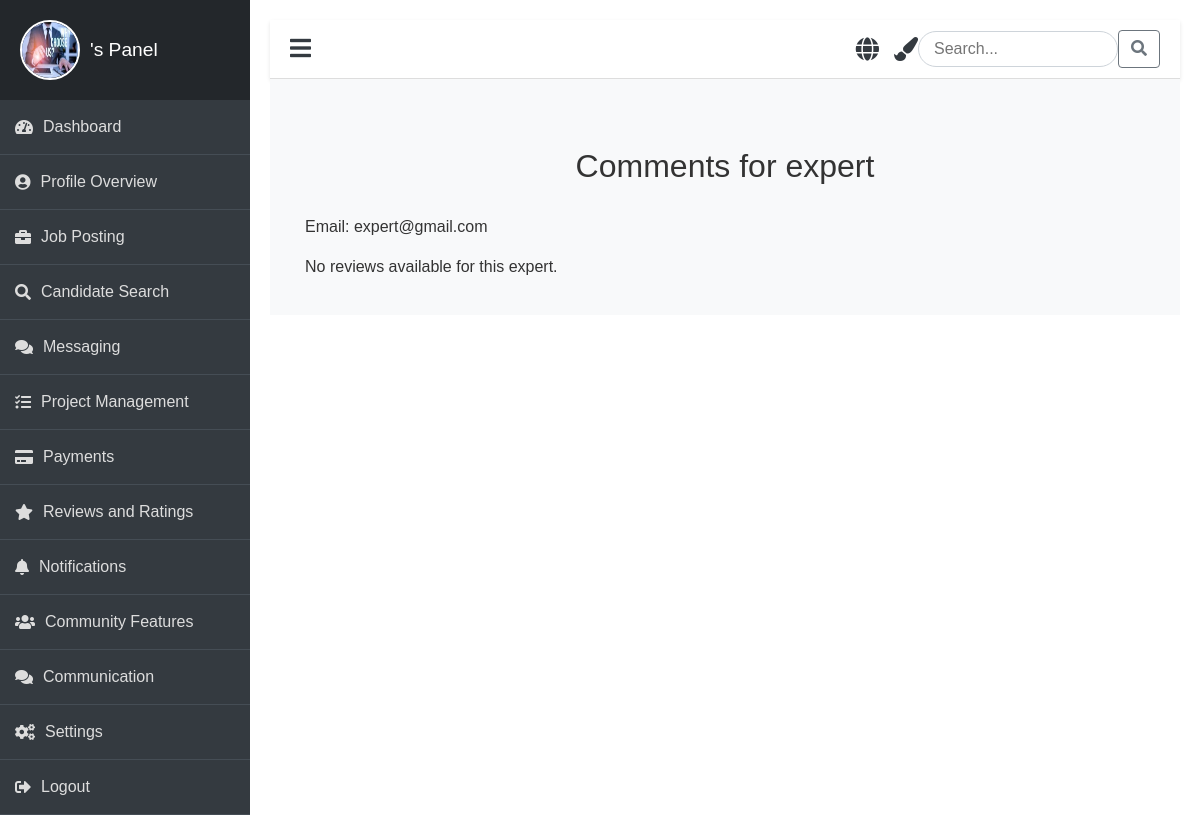
The app's page /experts/3/comments/, older data.
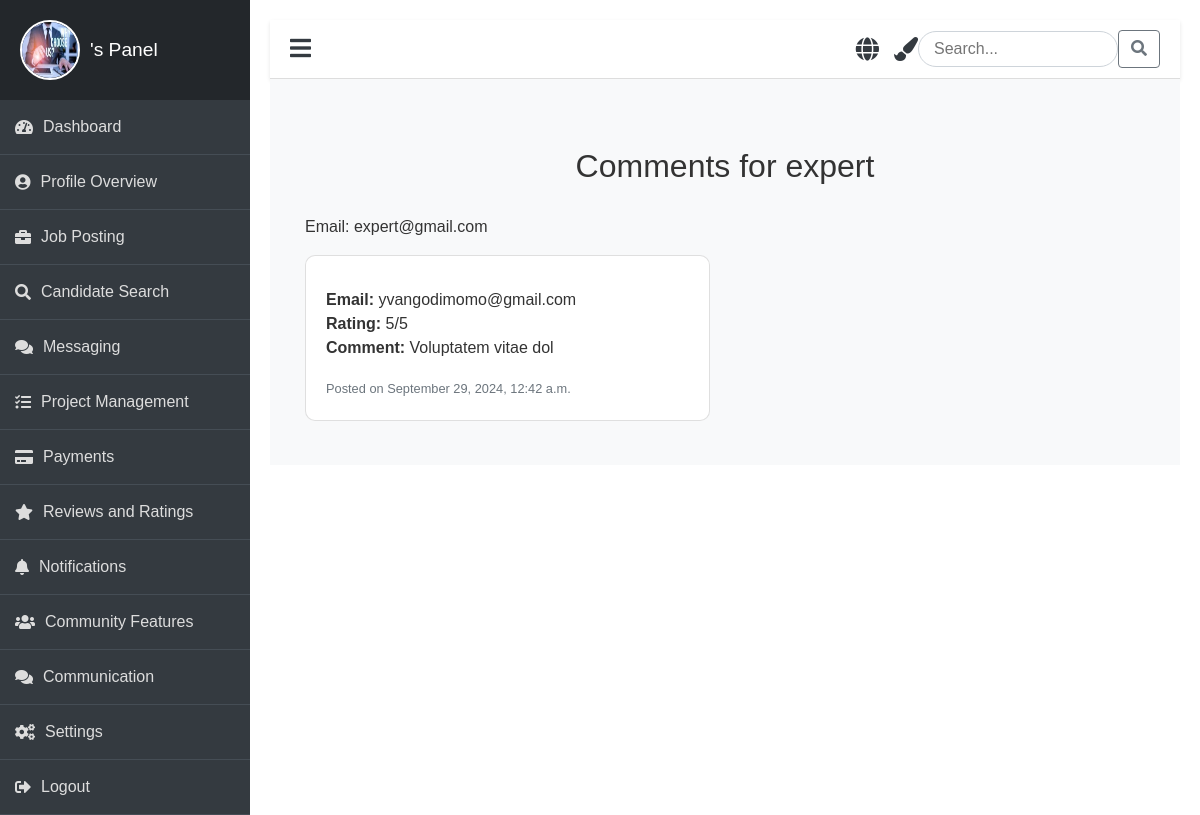
The same page, newer data.
### job/models.py (models this page shows, shortened)
class Review(models.Model):
    expert = models.ForeignKey(CustomUser, on_delete=models.CASCADE, related_name='expert_reviews', limit_choices_to={'role': 'expert'})
    client_name = models.CharField(max_length=255)
    client_email = models.EmailField()
    comment = models.TextField()
    rating = models.PositiveSmallIntegerField(choices=[(i, i) for i in range(1, 6)])  # Rating from 1 to 5
    created_at = models.DateTimeField(default=timezone.now)

### job/views.py (the view)
# urls.py: path('experts/<int:expert_id>/comments/', views.view_comments, name='view_comments'),
def view_comments(request, expert_id):
    expert = get_object_or_404(CustomUser, id=expert_id, role='expert')
    reviews = Review.objects.filter(expert=expert)
    return render(request, 'panel/clients/reviews/view_comments.html', {'expert': expert, 'reviews': reviews})

### job/templates/panel/clients/reviews/view_comments.html (shortened to what this page needs)
{% extends 'panel/base/base_clients.html' %}
{% load static %}
{% block content %}
<head>
    <link rel="stylesheet" href="{% static 'css/view_comment.css' %}">
    <link rel="stylesheet" href="https://cdnjs.cloudflare.com/ajax/libs/animate.css/4.1.1/animate.min.css">
</head>
<div class="container mt-5">
    <h2>Comments for {{ expert.username }}</h2>
    <p>Email: {{ expert.email }}</p>
    <div class="row">
        {% for review in reviews %}
        <div class="col-md-6 mb-4">
            <div class="card h-100 animate__animated animate__fadeInUp">
                <div class="card-body">
                    <p class="card-text">
                        <strong>Email:</strong> {{ review.client_email }}<br>
                        <strong>Rating:</strong> {{ review.rating }}/5<br>
                        <strong>Comment:</strong> {{ review.comment }}
                    </p>
                    <p class="card-text"><small class="text-muted">Posted on {{ review.created_at|date:"F j, Y, g:i a" }}</small></p>
                </div>
            </div>
        </div>
        {% empty %}
        <div class="col-12">
            <p>No reviews available for this expert.</p>
        </div>
        {% endfor %}
    </div>
</div>
{% endblock %}

Row changes from the older to the newer data that the page shows:
added Review: client_email "yvangodimomo@gmail.com", rating "5", comment "Voluptatem vitae dol", created_at "September 29, 2024, 12:42 a.m."
Text that changed along with them:
text no longer shown: "No reviews available for this expert."
